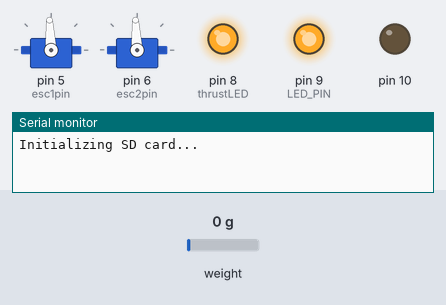
The sketch below on a simulated Arduino Uno, built with avr-gcc and run on an emulated ATmega328P. Shown: 2 × servo, output pins drawn as LEDs (lit = HIGH), the last lines printed to the serial monitor. The test bench sets the inputs (shaded band); at power-on: weight on the scale 0 g. The local clock reads 2024-03-15 10:24:30 at power-on unless the sketch sets it; storage starts empty.

Above: at 0.1 s.
At 8.2 s:
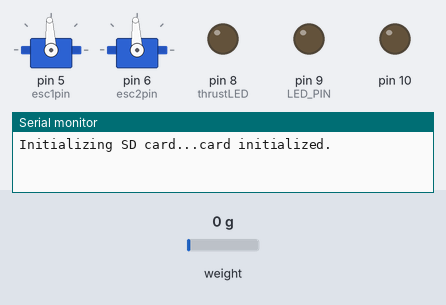
8.3 s: weight on the scale set to 179 g
9.8 s: weight on the scale set to 214 g
11.3 s: weight on the scale set to 391 g
12.8 s: weight on the scale set to 444 g
14.3 s: weight on the scale set to 264 g
15.8 s: weight on the scale set to 234 g
Timing chart, 0 to 18.3 s (numbered marks = the images above; inputs shaded):
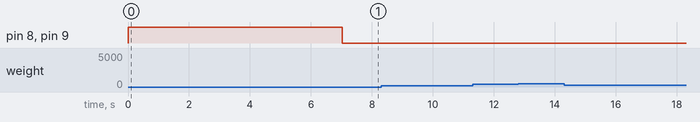

Measured:
- after the input at 8.3 s, every drawn part: stays the same
- after the input at 9.8 s, every drawn part: stays the same
- after the input at 11.3 s, every drawn part: stays the same
- after the input at 12.8 s, every drawn part: stays the same
- after the input at 14.3 s, every drawn part: stays the same
- after the input at 15.8 s, every drawn part: stays the same

The sketch:

RTC_SD.ino
```cpp
// (licence header left out)
#include <Wire.h>
#include <SPI.h>
#include <SD.h>
#include <Servo.h>
#include "RTClib.h"
#include <HX711_ADC.h>
#include <HX711.h>
#define DOUT  3
#define CLK  2
#define LED_PIN 9
#define thrustLED 8
#define maxReading 20.0

#define PWMmax_R 1100
#define PWMmax_F 1900
#define PWMstall 1500
#define commonThrustPower 75
#define thrustTime 5000
#define loadCellFrequency 10 //in Hz
#define thresholdForceChangePerSecond 2.0 //if the rate of change in force deceted by the load cell is more than this value, motors will engage

byte esc1pin = 5;
byte esc2pin = 6;
Servo ESC1;
Servo ESC2;

const int forwardPWM = PWMstall + ((PWMmax_F - PWMstall) * commonThrustPower / 100);

HX711 scale;

RTC_DS1307 RTC;

float calibration_factor = 20000.21; //-7050 worked for my 440lb max scale setup
const int chipSelect = 4;

void setup () {
  Serial.begin(57600);
  ESC1.attach(esc1pin);
  ESC2.attach(esc2pin);
  stopThrust();


  pinMode(LED_PIN, OUTPUT);
  digitalWrite(LED_PIN, HIGH);
  pinMode(thrustLED, OUTPUT);
  digitalWrite(thrustLED, HIGH);

  Wire.begin();
  RTC.begin();

  //if (! RTC.isrunning()) {
    // following line sets the RTC to the date & time this sketch was compiled
    RTC.adjust(DateTime(__DATE__, __TIME__));
  //}
  Serial.print("Initializing SD card...");
  // make sure that the default chip select pin is set to
  // output, even if you don't use it:
  pinMode(10, OUTPUT);

  scale.begin(DOUT, CLK);

  scale.set_scale();
  scale.tare(); //Reset the scale to 0
  long zero_factor = scale.read_average();

  // see if the card is present and can be initialized:
  if (!SD.begin(chipSelect)) {
    Serial.println("Card failed, or not present");
    // don't do anything more:
    return;
  }
  Serial.println("card initialized.");


  delay(5000);
  digitalWrite(LED_PIN, LOW);
  digitalWrite(thrustLED, LOW);
}


void loop () {
  unsigned long initT = millis();

  File dataFile = SD.open("datalog.txt", FILE_WRITE);
  if (!dataFile) {
    Serial.println("File not available");
    return;
  }

  float reading = 0;
  float prevRdg = 0;

  scale.set_scale(calibration_factor);

  reading = scale.get_units();

  while (millis() < initT + 3600000) { //code will continuously take data for one hour

    int analogVal = map(abs(reading), 0, maxReading, 0, 255);

    analogWrite(LED_PIN, analogVal);

    DateTime now = RTC.now();

    String dataString = "";
    dataString = String(now.hour() +  now.minute() + now.second()) + "," + String(reading, 5);
    dataFile.println(dataString);

    delay(1000 / loadCellFrequency); //10 Hz readings

    prevRdg = reading;
    reading = scale.get_units();

    if (abs(reading - prevRdg) > ((double)thresholdForceChangePerSecond / loadCellFrequency)) {
      digitalWrite(thrustLED, HIGH);
      forwardThrust();
      delay(thrustTime);
      stopThrust();
      digitalWrite(thrustLED, LOW);
    }

  }
  dataFile.close();
  digitalWrite(LED_PIN, LOW);

  while(1) {

  }
}

void motorInput(int one, int two) {
  ESC1.writeMicroseconds(one);
  ESC2.writeMicroseconds(two);
}

void stopThrust() {
  motorInput(PWMstall, PWMstall);
}

void forwardThrust() {
  motorInput(forwardPWM, forwardPWM);
}
```
